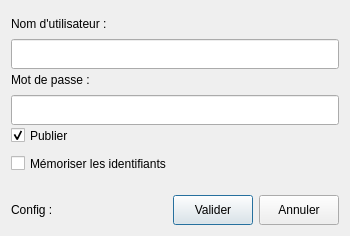
<?xml version="1.0" encoding="UTF-8"?>
<ui version="4.0">
 <class>SendAutomatic</class>
 <widget class="QDialog" name="SendAutomatic">
  <property name="geometry">
   <rect>
    <x>0</x>
    <y>0</y>
    <width>350</width>
    <height>236</height>
   </rect>
  </property>
  <property name="sizePolicy">
   <sizepolicy hsizetype="Preferred" vsizetype="Fixed">
    <horstretch>0</horstretch>
    <verstretch>0</verstretch>
   </sizepolicy>
  </property>
  <property name="minimumSize">
   <size>
    <width>0</width>
    <height>236</height>
   </size>
  </property>
  <property name="maximumSize">
   <size>
    <width>16777215</width>
    <height>236</height>
   </size>
  </property>
  <property name="windowTitle">
   <string>Dialog</string>
  </property>
  <layout class="QHBoxLayout" name="horizontalLayout_2">
   <item>
    <layout class="QVBoxLayout" name="verticalLayout_2">
     <item>
      <layout class="QVBoxLayout" name="verticalLayout">
       <property name="spacing">
        <number>5</number>
       </property>
       <item>
        <widget class="QLabel" name="label">
         <property name="sizePolicy">
          <sizepolicy hsizetype="Preferred" vsizetype="Fixed">
           <horstretch>0</horstretch>
           <verstretch>0</verstretch>
          </sizepolicy>
         </property>
         <property name="minimumSize">
          <size>
           <width>0</width>
           <height>25</height>
          </size>
         </property>
         <property name="maximumSize">
          <size>
           <width>16777215</width>
           <height>25</height>
          </size>
         </property>
         <property name="text">
          <string>Nom d'utilisateur :</string>
         </property>
        </widget>
       </item>
       <item>
        <widget class="QLineEdit" name="user">
         <property name="minimumSize">
          <size>
           <width>0</width>
           <height>30</height>
          </size>
         </property>
         <property name="maximumSize">
          <size>
           <width>16777215</width>
           <height>30</height>
          </size>
         </property>
        </widget>
       </item>
       <item>
        <widget class="QLabel" name="label_2">
         <property name="sizePolicy">
          <sizepolicy hsizetype="Preferred" vsizetype="Fixed">
           <horstretch>0</horstretch>
           <verstretch>0</verstretch>
          </sizepolicy>
         </property>
         <property name="minimumSize">
          <size>
           <width>0</width>
           <height>25</height>
          </size>
         </property>
         <property name="maximumSize">
          <size>
           <width>16777215</width>
           <height>25</height>
          </size>
         </property>
         <property name="text">
          <string>Mot de passe :</string>
         </property>
        </widget>
       </item>
       <item>
        <widget class="QLineEdit" name="password">
         <property name="minimumSize">
          <size>
           <width>0</width>
           <height>30</height>
          </size>
         </property>
         <property name="maximumSize">
          <size>
           <width>16777215</width>
           <height>30</height>
          </size>
         </property>
         <property name="echoMode">
          <enum>QLineEdit::Password</enum>
         </property>
        </widget>
       </item>
       <item>
        <widget class="QCheckBox" name="publier">
         <property name="sizePolicy">
          <sizepolicy hsizetype="Fixed" vsizetype="Fixed">
           <horstretch>0</horstretch>
           <verstretch>0</verstretch>
          </sizepolicy>
         </property>
         <property name="minimumSize">
          <size>
           <width>0</width>
           <height>25</height>
          </size>
         </property>
         <property name="maximumSize">
          <size>
           <width>16777215</width>
           <height>25</height>
          </size>
         </property>
         <property name="text">
          <string>Publier</string>
         </property>
         <property name="checked">
          <bool>true</bool>
         </property>
        </widget>
       </item>
       <item>
        <widget class="QCheckBox" name="saveId">
         <property name="minimumSize">
          <size>
           <width>0</width>
           <height>25</height>
          </size>
         </property>
         <property name="maximumSize">
          <size>
           <width>16777215</width>
           <height>25</height>
          </size>
         </property>
         <property name="text">
          <string>Mémoriser les identifiants</string>
         </property>
        </widget>
       </item>
      </layout>
     </item>
     <item>
      <spacer name="verticalSpacer">
       <property name="orientation">
        <enum>Qt::Vertical</enum>
       </property>
       <property name="sizeType">
        <enum>QSizePolicy::Fixed</enum>
       </property>
       <property name="sizeHint" stdset="0">
        <size>
         <width>20</width>
         <height>15</height>
        </size>
       </property>
      </spacer>
     </item>
     <item>
      <layout class="QHBoxLayout" name="horizontalLayout">
       <item>
        <widget class="QLabel" name="configNb">
         <property name="text">
          <string>Config : </string>
         </property>
        </widget>
       </item>
       <item>
        <spacer name="horizontalSpacer">
         <property name="orientation">
          <enum>Qt::Horizontal</enum>
         </property>
         <property name="sizeHint" stdset="0">
          <size>
           <width>40</width>
           <height>20</height>
          </size>
         </property>
        </spacer>
       </item>
       <item>
        <widget class="QPushButton" name="valider">
         <property name="sizePolicy">
          <sizepolicy hsizetype="Fixed" vsizetype="Fixed">
           <horstretch>0</horstretch>
           <verstretch>0</verstretch>
          </sizepolicy>
         </property>
         <property name="minimumSize">
          <size>
           <width>80</width>
           <height>30</height>
          </size>
         </property>
         <property name="maximumSize">
          <size>
           <width>80</width>
           <height>30</height>
          </size>
         </property>
         <property name="text">
          <string>Valider</string>
         </property>
        </widget>
       </item>
       <item>
        <widget class="QPushButton" name="annuler">
         <property name="sizePolicy">
          <sizepolicy hsizetype="Fixed" vsizetype="Fixed">
           <horstretch>0</horstretch>
           <verstretch>0</verstretch>
          </sizepolicy>
         </property>
         <property name="minimumSize">
          <size>
           <width>80</width>
           <height>30</height>
          </size>
         </property>
         <property name="maximumSize">
          <size>
           <width>80</width>
           <height>30</height>
          </size>
         </property>
         <property name="text">
          <string>Annuler</string>
         </property>
        </widget>
       </item>
      </layout>
     </item>
    </layout>
   </item>
  </layout>
 </widget>
 <resources/>
 <connections/>
</ui>
